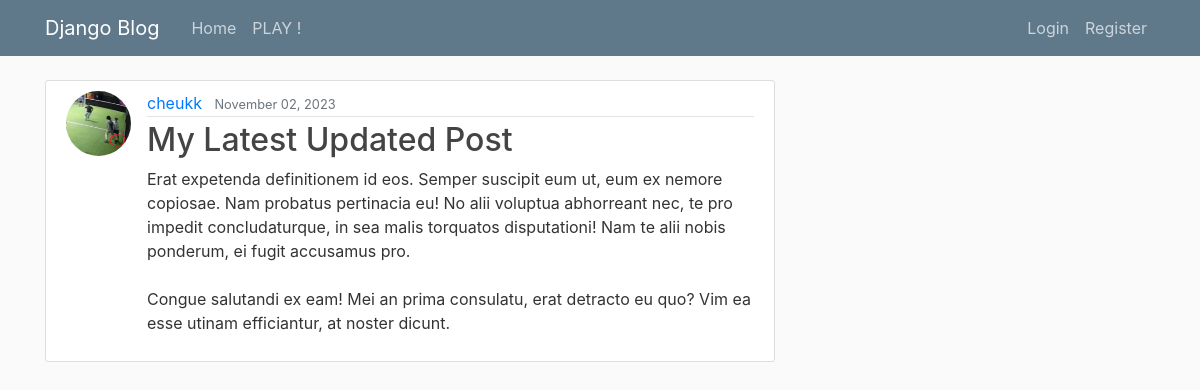
The page /post/29/ on the database its author committed.
### blog/models.py (models this page shows, shortened)
class Post(models.Model):
    title = models.CharField(max_length=100)
    content = models.TextField()
    date_posted = models.DateTimeField(default=timezone.now)
    author = models.ForeignKey(User, on_delete=models.CASCADE)

### users/models.py (models this page shows, shortened)
class Profile(models.Model):
    user = models.OneToOneField(User, on_delete=models.CASCADE)
    image = models.ImageField(default='default.png', upload_to='profile_pics')
    symbol = models.CharField(max_length=1, default='X')
    score = models.IntegerField(default=0)
    game_played =  models.IntegerField(default=0)

### blog/views.py (the view)
# urls.py: path('post/<int:pk>/', PostDetailView.as_view(), name='post-detail'),
class PostDetailView(DetailView):
    model = Post

### blog/templates/blog/post_detail.html (shortened to what this page needs)
{% extends "blog/base.html" %}
{% block content %}
    <article class="media content-section">
        <img class="rounded-circle article-img" src="{{ object.author.profile.image.url }}">
        <div class="media-body">
            <div class="article-metadata">
                <a class="mr-2" href="{% url 'user-posts' object.author.username %}">{{ object.author }}</a>
                <small class="text-muted">{{ object.date_posted|date:"F d, Y" }}</small>
            </div>
            <h2 class="article-title">{{ object.title }}</h2>
            <p class="article-content">{{ object.content }}</p>
        </div>
    </article>
{% endblock content %}

### blog/static/blog/main.css (style rules this page uses)
body { background: #fafafa; color: #333333; margin-top: 5rem; }
h1, h2, h3, h4, h5, h6 { color: #444444; }
.content-section { background: #ffffff; padding: 10px 20px; border: 1px solid #dddddd; border-radius: 3px; margin-bottom: 20px; }
.article-title { color: #444444; }
.article-content { white-space: pre-line; }
.article-img { height: 65px; width: 65px; margin-right: 16px; }
.article-metadata { padding-bottom: 1px; margin-bottom: 4px; border-bottom: 1px solid #e3e3e3 }

### rows shown on the page
Post: author.profile.image (picture), author "cheukk", date_posted "November 02, 2023", title "My Latest Updated Post", content "Erat expetenda definitionem id eos. Semper suscipit eum ut, eum ex nemore copiosae. Nam probatus pertinacia eu! No alii voluptua abhorreant nec, te pro impedit concludaturque, in sea malis torquatos disputationi! Nam te alii nobis ponderum, ei fugit accusamus pro. Congue salutandi ex eam! Mei an prima consulatu, erat detracto eu quo? Vim ea esse utinam efficiantur, at noster dicunt."
